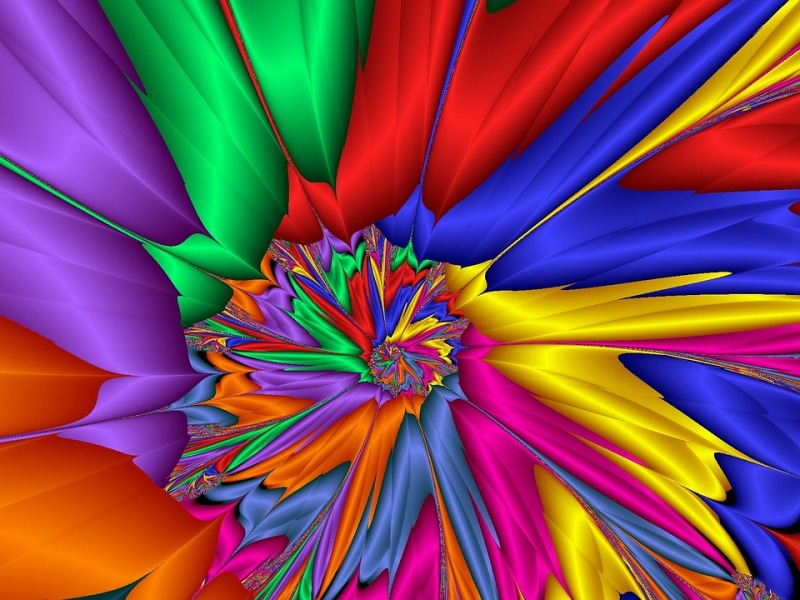
#> input picture imagen2.jpg, 800 x 600 px
$ python Practica1.py
#> lines starting #> are read from the running program, lines starting #| are printed output that depends on the picture
import numpy as np
import cv2
import math
class Operaciones():
	def Translacion(self, img, x_T,y_T):
		alto, ancho, ncolores = img.shape
		cv2.imshow("Original", img)
		imagenTraslacion = np.zeros((alto, ancho, 3), np.uint8)
		for y in range (alto):
			for x in range (ancho):
				if(y+y_T)<alto and (x+x_T)<ancho:
					imagenTraslacion[y+y_T,x+x_T] = img[y,x]
		cv2.imshow("Traslacion", imagenTraslacion)
		cv2.waitKey()

	# [199 lines left out: functions Escalado, Rotacion, RotacionPivote, ReflexionX, ReflexionY, ReflexionXY and 10 more, not called in this run]

operacion = Operaciones()
while(True):
	print("     Operaciones con imagenes")
	print("..................................")
	print("1.  Translacion")
	print("2.  Escalado")
	print("3.  Rotacion")
	print("4.  Rotación pivote")
	print("5.  Reflexión x")
	print("6.  Reflexión y")
	print("7.  Reflexión xy")
	print("8.  Copia")
	print("9.  Inversión")
	print("10. Brillo")
	print("11. Suma")
	print("12. Resta")
	print("13. Multiplicación")
	print("14. División")
	print("15. AND")
	print("16. OR")
	print("17. NOT")
	print("0.  Salir")
	opcion = int(input("Ingresa una opcion: "))
#> the answer given: 1

	if opcion == 0:
		exit()

	elif opcion == 1:
		print("  			 Trasnlacion")
		print(".........................................")
		nomImg = input("Ingrese el nombre de la imagen: ")
#> the answer given: imagen2.jpg
		x_T = int(input("Ingrese nueva posicion en X: "))
#> the answer given: 3
		y_T = int(input("Ingrese nueva posicion en Y: "))
#> the answer given: 3
		img = cv2.imread("./"+nomImg)
#> img is the input picture: shape (600, 800, 3); mean B, G, R 92, 74.4, 124.4
		img = cv2.resize(img,(600,500))
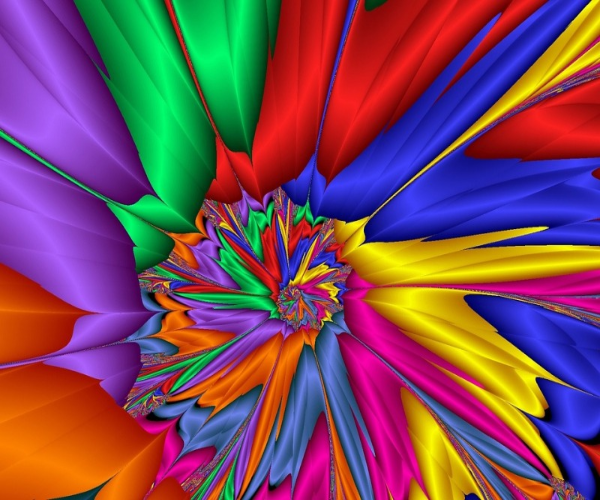
#> img: shape (500, 600, 3); mean B, G, R 92, 74.3, 124.3
		operacion.Translacion(img,x_T,y_T)
#> after the loop in Translacion, `for y in range (alto):`:
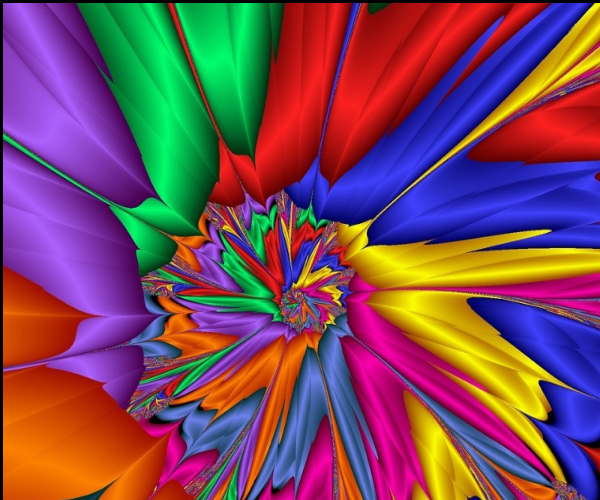
#> imagenTraslacion: shape (500, 600, 3); mean B, G, R 91.1, 73.6, 122.8
#> (the run stopped early here; a loop or call above may not have finished)
